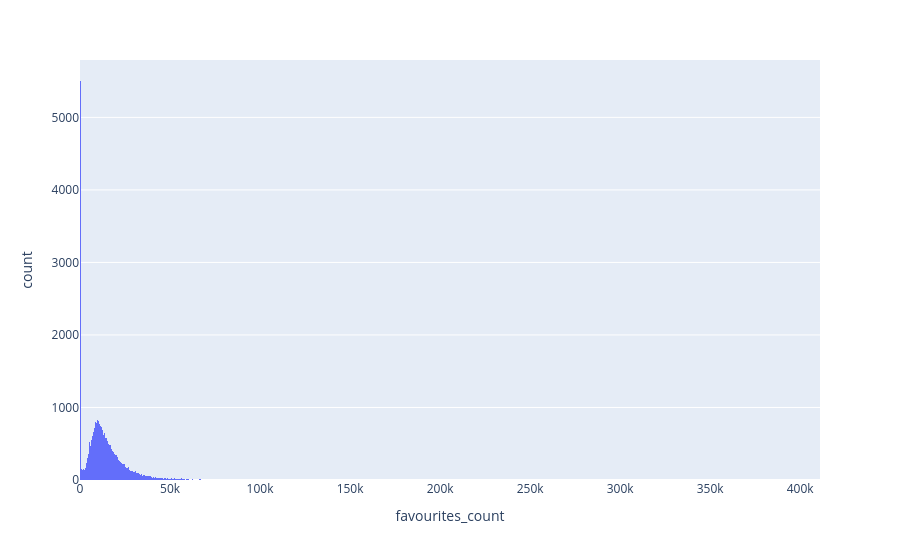

The code cell stored with this chart in its notebook:
### Code cell
px.histogram(df, x="favourites_count")

### Figure 1 — Plotly figure (JSON) as saved in the notebook; plotly's stock layout.template omitted (floating-point values rounded to 4 significant figures; data arrays with more than 128 entries replaced by an {"elided": "..."} marker saying what was removed)
{"data": [{"alignmentgroup": "True", "bingroup": "x", "hovertemplate": "favourites_count=%{x}<br>count=%{y}<extra></extra>", "legendgroup": "", "marker": {"color": "#636efa", "pattern": {"shape": ""}}, "name": "", "offsetgroup": "", "orientation": "v", "showlegend": false, "type": "histogram", "x": {"elided": "31625 int values"}, "xaxis": "x", "yaxis": "y"}], "layout": {"barmode": "relative", "legend": {"tracegroupgap": 0}, "margin": {"t": 60}, "xaxis": {"anchor": "y", "domain": [0, 1], "title": {"text": "favourites_count"}}, "yaxis": {"anchor": "x", "domain": [0, 1], "title": {"text": "count"}}}}
